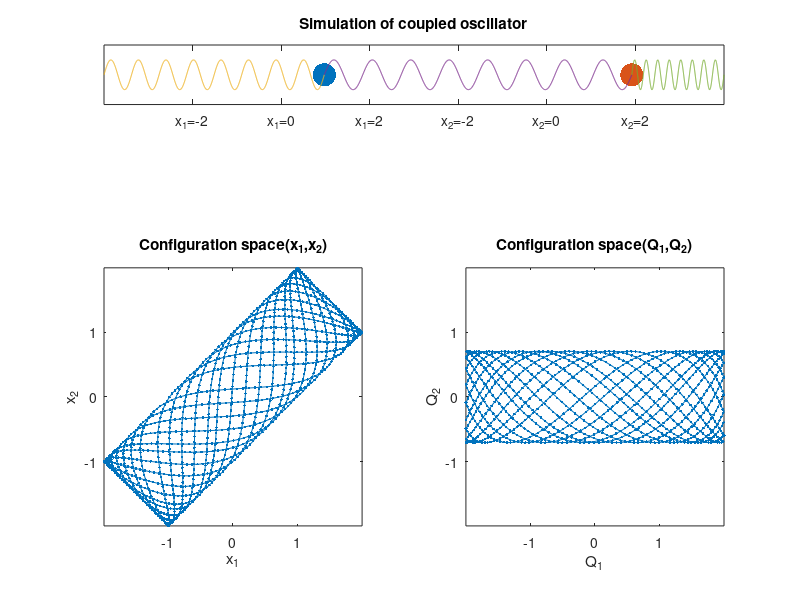

Write MATLAB code to recreate this figure.
m = 1; k1 = 1; k2 = 3; k3 = 1;
epoch = 50; steps = epoch * 30;
tRange = linspace(0, epoch, steps);
x10 = 1; x20 = 2;

A = [(k1 + k2) / m, -k2 / m; -k2 / m, (k3 + k2) / m];
[V, D] = eig(A);
Init = V * [x10; x20];
X10 = Init(1); X20 = Init(2);
Omega1 = sqrt(D(1, 1)); Omega2 = sqrt(D(2, 2));
X1 = X10 * cos(Omega1 * tRange);
X2 = X20 * cos(Omega2 * tRange);
x1 = X1 * V(1, 1) + X2 * V(2, 1);
x2 = X1 * V(1, 2) + X2 * V(2, 2);

leftGaps = 2; rightGaps = 2; midleGaps = 6;

bounds1 = [min([x1, x2]) - leftGaps, max([x1, x2]) + midleGaps + rightGaps, -1, 1];
bounds2 = [min([x1, x2]), max([x1, x2]), min([x1, x2]), max([x1, x2])];
springY = .5 * sin(16 * pi * linspace(0, 1, steps));

f = figure;
subplot(5, 2, 1:2);
h1 = plot(x1(1), 0, 'Marker', '.', 'MarkerSize', 50); hold on;
h2 = plot(x2(1) + midleGaps, 0, 'Marker', '.', 'MarkerSize', 50);
s1 = plot(linspace(min([x1, x2]) - leftGaps, x1(1), steps), springY);
s2 = plot(linspace(x1(1), x2(1) + midleGaps, steps), springY);
s3 = plot(linspace(x2(1) + midleGaps, max([x1, x2]) + midleGaps + rightGaps, steps), springY);
title('Simulation of coupled oscillator');
axis(bounds1); yticks([]);
xticks([-2, 0, 2, (midleGaps - 2), midleGaps, (midleGaps + 2)]);
xticklabels({'x_1=-2', 'x_1=0', 'x_1=2', 'x_2=-2', 'x_2=0', 'x_2=2'});

subplot(5, 2, [5, 7, 9]);
p1 = plot(x10, x20);
title('Configuration space(x_1,x_2)');
xlabel('x_1'); ylabel('x_2');
axis('equal'); axis(bounds2);

subplot(5, 2, [6, 8, 10]);
p2 = plot(X10, X20);
title('Configuration space(Q_1,Q_2)');
xlabel('Q_1'); ylabel('Q_2');
axis('equal'); axis(bounds2);

shg; pause(1);

for i_ = 1:steps
    set(h1, 'XData', x1(i_));
    set(h2, 'XData', x2(i_) + midleGaps);
    set(s1, 'XData', linspace(min([x1, x2]) - leftGaps, x1(i_), steps));
    set(s2, 'XData', linspace(x1(i_), x2(i_) + midleGaps, steps));
    set(s3, 'XData', linspace(x2(i_) + midleGaps, max([x1, x2]) + midleGaps + rightGaps, steps));
    set(p1, 'XData', x1(1:i_), 'YData', x2(1:i_));
    set(p2, 'XData', X1(1:i_), 'YData', X2(1:i_));
    pause(0.01)
end

hold off;
